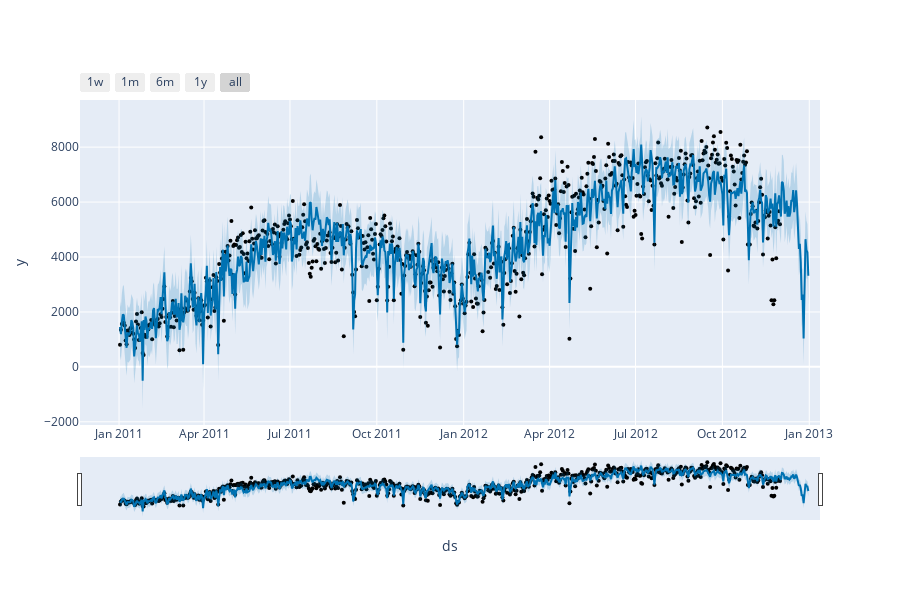

Notebook source saved alongside this figure:
### Code cell
from prophet.plot import plot_plotly 

fig = plot_plotly(model, forecast) 
fig

### Figure 1 — Plotly figure (JSON) as saved in the notebook; plotly's stock layout.template omitted (floating-point values rounded to 4 significant figures; data arrays with more than 128 entries replaced by an {"elided": "..."} marker saying what was removed)
{"data": [{"marker": {"color": "black", "size": 4}, "mode": "markers", "name": "Actual", "type": "scatter", "x": {"elided": "700 str values"}, "y": {"elided": "700 float values"}}, {"hoverinfo": "skip", "line": {"width": 0}, "mode": "lines", "type": "scatter", "x": {"elided": "730 str values"}, "y": {"elided": "730 float values"}}, {"fill": "tonexty", "fillcolor": "rgba(0, 114, 178, 0.2)", "line": {"color": "#0072B2", "width": 2}, "mode": "lines", "name": "Predicted", "type": "scatter", "x": {"elided": "730 str values"}, "y": {"elided": "730 float values"}}, {"fill": "tonexty", "fillcolor": "rgba(0, 114, 178, 0.2)", "hoverinfo": "skip", "line": {"width": 0}, "mode": "lines", "type": "scatter", "x": {"elided": "730 str values"}, "y": {"elided": "730 float values"}}], "layout": {"height": 600, "showlegend": false, "width": 900, "xaxis": {"rangeselector": {"buttons": [{"count": 7, "label": "1w", "step": "day", "stepmode": "backward"}, {"count": 1, "label": "1m", "step": "month", "stepmode": "backward"}, {"count": 6, "label": "6m", "step": "month", "stepmode": "backward"}, {"count": 1, "label": "1y", "step": "year", "stepmode": "backward"}, {"step": "all"}]}, "rangeslider": {"visible": true}, "title": {"text": "ds"}, "type": "date"}, "yaxis": {"title": {"text": "y"}}}}
